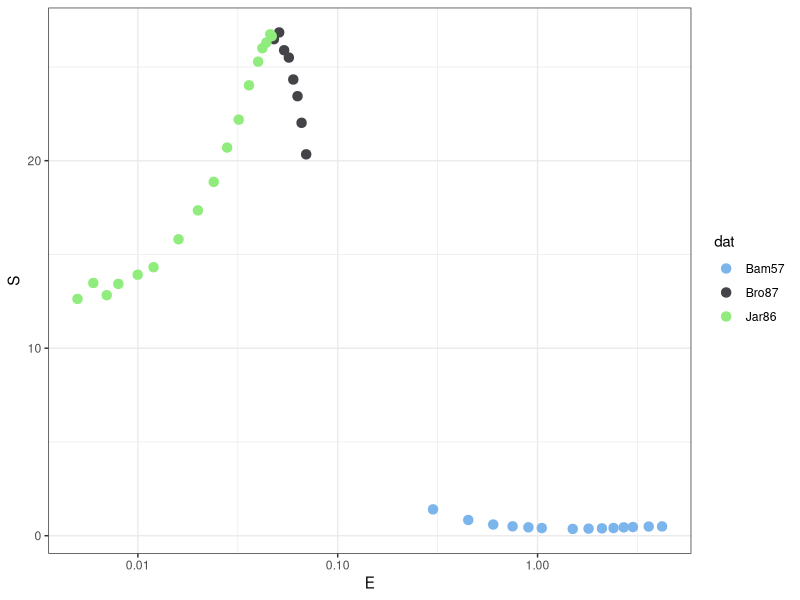

Generate this figure with R:
# Read 3HeDp 
require(ggplot2);require(ggthemes);require(dplyr);require(magrittr)

#--Get File names


# Data of interest

Bame57 <-  read.table("data_bame.dat") %>%
  set_colnames(.,c("E","S","Stat")) %>%
  mutate(.,Syst=mean(0.02*S)) %>%  
  mutate(.,dat="Bam57") 


Brown87 <- read.table("data_brown.dat") %>%
         set_colnames(.,c("E","S","Stat")) %>%
         mutate(.,Syst= mean(0.014*S)) %>%
        mutate(.,dat="Bro87")

Jarmie86 <- read.table("data_jarmie.dat") %>%
  set_colnames(.,c("E","S","Stat")) %>%
  mutate(.,Syst= mean(0.0126*S)) %>%
  mutate(.,dat="Jar86 ")


ensamble <- rbind(Bame57, Brown87,Jarmie86)

write.csv(ensamble,"ensamble_Tdn.csv",row.names = F)

ggplot(ensamble,aes(x=E,y=S,color=dat))+geom_point(size=2.85)+
  theme_bw()+scale_x_log10()+scale_color_hc() 


